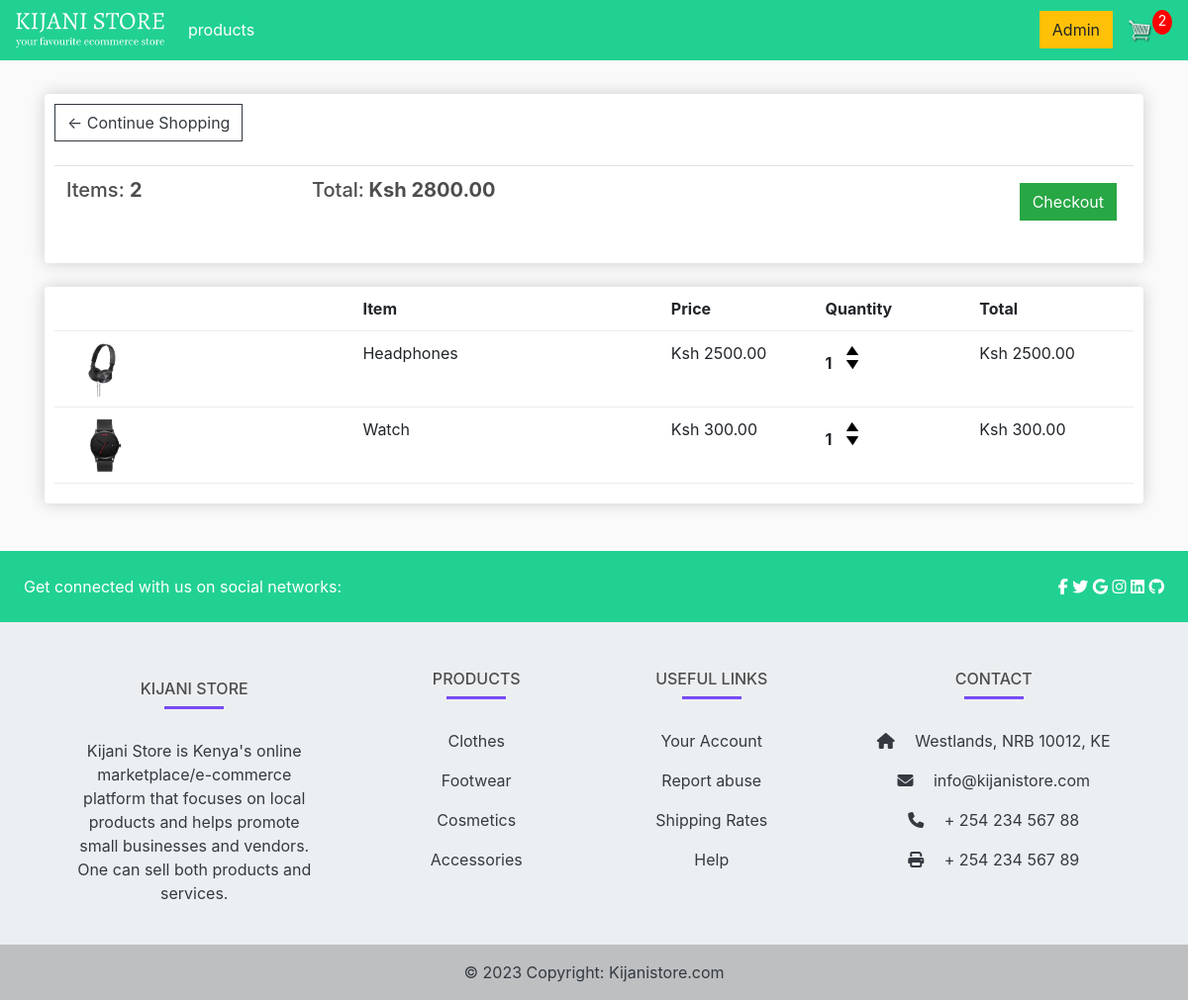
The app's page /cart/ (signed in) with its own data.
### store/models.py (models this page shows, shortened)
class Order(models.Model):
    customer = models.ForeignKey(Customer, on_delete=models.SET_NULL, blank=True, null=True)
    date_ordered = models.DateTimeField(auto_now_add=True)
    complete = models.BooleanField(default=False, null=True, blank=False)
    transaction_id = models.CharField(max_length=200, null=True)
    @property
    def get_cart_total(self):
        orderitems = self.orderitem_set.all()
        total = sum([item.get_total for item in orderitems])
        return total
    @property
    def get_cart_items(self):
        orderitems = self.orderitem_set.all()
        total = sum([item.quantity for item in orderitems])
        return total

class OrderItem(models.Model):
    product = models.ForeignKey(Product, on_delete=models.SET_NULL, blank=True, null=True)
    order = models.ForeignKey(Order, on_delete=models.SET_NULL, blank=True, null=True)
    quantity = models.IntegerField(default=0, null=True, blank=True)
    date_added = models.DateTimeField(auto_now_add=True)
    @property
    def get_total(self):
        total = self.product.price * self.quantity
        return total

class Product(models.Model):
    name = models.CharField(max_length=200, null=True)
    price = models.DecimalField(max_digits=7, decimal_places=2)
    digital = models.BooleanField(default=False, null= True, blank=False)
    image = models.ImageField(null=True, blank=True)
    @property
    def imageURL(self):
        try:
            url = self.image.url
        except:
            url = ''
        return url

### store/views.py (the view)
# urls.py: path('cart/', views.cart, name="cart"),
def cart(request):
	data = cartData(request)
	cartItems = data['cartItems']
	order = data['order']
	items = data['items']
	context = {'items':items, 'order':order, 'cartItems':cartItems}
	return render(request, 'store/cart.html', context)

### store/utils.py (called while the page is built)
def cartData(request):
    if request.user.is_authenticated:
    		customer = request.user.customer
    		order, created = Order.objects.get_or_create(customer=customer, complete=False)
    		items = order.orderitem_set.all()
    		cartItems = order.get_cart_items
    else:
    		cookieData = cookieCart(request)
    		cartItems = cookieData['cartItems']
    		order = cookieData['order']
    		items = cookieData['items']
    return {'cartItems':cartItems ,'order':order, 'items':items}

### store/templates/store/cart.html
{% extends 'store/main.html' %}
{% load static %}
{% block content %}
	<div class="row">
		<div class="col-lg-12">
			<div class="box-element">
				<a  class="btn btn-outline-dark" href="{% url 'store' %}">&#x2190; Continue Shopping</a>
				<br>
				<br>
				<table class="table">
					<tr>
						<th><h5>Items: <strong>{{order.get_cart_items}}</strong></h5></th>
						<th><h5>Total:<strong> Ksh {{order.get_cart_total|floatformat:2}}</strong></h5></th>
						<th>
							<a  style="float:right; margin:5px;" class="btn btn-success" href="{% url 'checkout' %}">Checkout</a>
						</th>
					</tr>
				</table>
			</div>
			<br>
			<div class="box-element">
				<div class="cart-row">
					<div style="flex:2"></div>
					<div style="flex:2"><strong>Item</strong></div>
					<div style="flex:1"><strong>Price</strong></div>
					<div style="flex:1"><strong>Quantity</strong></div>
					<div style="flex:1"><strong>Total</strong></div>
				</div>
				{% for item in items %}
				<div class="cart-row">
					<div style="flex:2"><img class="row-image" src="{{item.product.imageURL}}"></div>
					<div style="flex:2"><p>{{item.product.name}}</p></div>
					<div style="flex:1"><p>Ksh {{item.product.price|floatformat:2}}</p></div>
					<div style="flex:1">
						<p class="quantity">{{item.quantity}}</p>
						<div class="quantity">
							<img data-product= {{item.product.id}} data-action="add" class="chg-quantity update-cart " src="{% static  'images/arrow-up.png' %}">
							<img  data-product= {{item.product.id}} data-action="remove" class="chg-quantity  update-cart " src="{% static  'images/arrow-down.png' %}">
						</div>
					</div>
					<div style="flex:1"><p>Ksh {{item.get_total|floatformat:2}}</p></div>
				</div>
				{% endfor %}
			</div>
		</div>
	</div>
{% endblock content %}

### static/css/main.css (style rules this page uses)
body { background-color: hsl(0, 0%, 98%); }
h1,h2,h3,h4,h5,h6 { color:hsl(0, 0%, 30%); }
.box-element { box-shadow:hsl(0, 0%, 80%) 0 0 16px; background-color: #fff; border-radius: 4px; padding: 10px; }
.col-lg-4, .col-lg-6, .col-lg-8, .col-lg-12 { margin-top: 10px; }
.btn { border-radius: 0; }
.row-image { width: 100px; }
.cart-row { display: flex; align-items: flex-stretch; padding-bottom: 10px; margin-bottom: 10px; border-bottom: 1px solid #ececec; }
.quantity { display: inline-block; font-weight: 700; padding-right:10px; }
.chg-quantity { width: 12px; cursor: pointer; display: block; margin-top: 5px; transition:.1s; }

### records on screen
Order: get_cart_items "2", get_cart_total "2800.00"
OrderItem: product.imageURL (picture), product.name "Headphones", product.price "2500.00", quantity "1", get_total "2500.00"
OrderItem: product.imageURL (picture), product.name "Watch", product.price "300.00", quantity "1", get_total "300.00"

### other values on screen
{{ cartItems }} "2"
